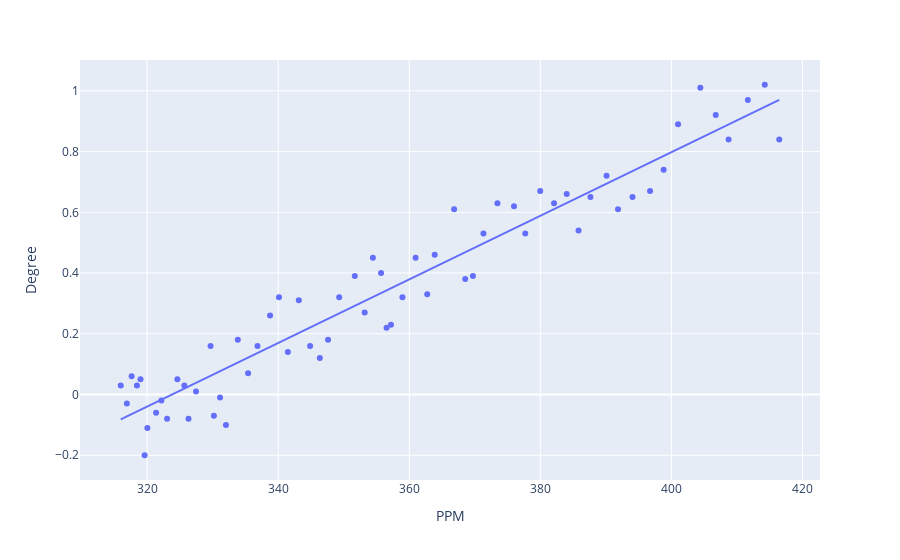

Notebook source saved alongside this figure:
### Code cell
import plotly.express as px
import matplotlib.pyplot as plt
import numpy as np
import pandas as pd
import plotly.graph_objects as go
from sklearn.metrics import r2_score


# 已有数据linear和quadratic
df = pd.read_excel('2022_HiMCM_Data-B-co2.xlsx', sheet_name="origin")
year = df['Year'].tolist()
ppm = df['PPM'].tolist()


fig = px.scatter(df, x="PPM", y="Degree", trendline="ols",
                 # log_x=True,
                 # trendline_options=dict(log_x=True)
                 )


fig.show()


fig = px.scatter(df, x="Year", y="Degree", trendline="lowess",
                 # log_x=True,
                 # trendline_options=dict(log_x=True)
                 )

fig.show()

### Figure 1 — Plotly figure (JSON) as saved in the notebook; plotly's stock layout.template omitted (floating-point values rounded to 4 significant figures)
{"data": [{"hovertemplate": "PPM=%{x}<br>Degree=%{y}<extra></extra>", "legendgroup": "", "marker": {"color": "#636efa", "symbol": "circle"}, "mode": "markers", "name": "", "orientation": "v", "showlegend": false, "type": "scatter", "x": [316.0, 316.9, 317.6, 318.4, 319.0, 319.6, 320.0, 321.4, 322.2, 323.1, 324.6, 325.7, 326.3, 327.5, 329.7, 330.2, 331.1, 332.0, 333.8, 335.4, 336.8, 338.8, 340.1, 341.5, 343.1, 344.9, 346.4, 347.6, 349.3, 351.7, 353.2, 354.4, 355.7, 356.5, 357.2, 359.0, 361.0, 362.7, 363.9, 366.8, 368.5, 369.7, 371.3, 373.4, 376.0, 377.7, 380.0, 382.1, 384.0, 385.8, 387.6, 390.1, 391.9, 394.1, 396.7, 398.8, 401.0, 404.4, 406.8, 408.7, 411.7, 414.2, 416.4], "xaxis": "x", "y": [0.03, -0.03, 0.06, 0.03, 0.05, -0.2, -0.11, -0.06, -0.02, -0.08, 0.05, 0.03, -0.08, 0.01, 0.16, -0.07, -0.01, -0.1, 0.18, 0.07, 0.16, 0.26, 0.32, 0.14, 0.31, 0.16, 0.12, 0.18, 0.32, 0.39, 0.27, 0.45, 0.4, 0.22, 0.23, 0.32, 0.45, 0.33, 0.46, 0.61, 0.38, 0.39, 0.53, 0.63, 0.62, 0.53, 0.67, 0.63, 0.66, 0.54, 0.65, 0.72, 0.61, 0.65, 0.67, 0.74, 0.89, 1.01, 0.92, 0.84, 0.97, 1.02, 0.84], "yaxis": "y"}, {"hovertemplate": "<b>OLS trendline</b><br>Degree = 0.0104766 * PPM + -3.39257<br>R<sup>2</sup>=0.924133<br><br>PPM=%{x}<br>Degree=%{y} <b>(trend)</b><extra></extra>", "legendgroup": "", "marker": {"color": "#636efa", "symbol": "circle"}, "mode": "lines", "name": "", "showlegend": false, "type": "scatter", "x": [316.0, 316.9, 317.6, 318.4, 319.0, 319.6, 320.0, 321.4, 322.2, 323.1, 324.6, 325.7, 326.3, 327.5, 329.7, 330.2, 331.1, 332.0, 333.8, 335.4, 336.8, 338.8, 340.1, 341.5, 343.1, 344.9, 346.4, 347.6, 349.3, 351.7, 353.2, 354.4, 355.7, 356.5, 357.2, 359.0, 361.0, 362.7, 363.9, 366.8, 368.5, 369.7, 371.3, 373.4, 376.0, 377.7, 380.0, 382.1, 384.0, 385.8, 387.6, 390.1, 391.9, 394.1, 396.7, 398.8, 401.0, 404.4, 406.8, 408.7, 411.7, 414.2, 416.4], "xaxis": "x", "y": [-0.08218, -0.07244, -0.06479, -0.05631, -0.05065, -0.04405, -0.03965, -0.02572, -0.01723, -0.008116, 0.008333, 0.01944, 0.02614, 0.03809, 0.06134, 0.06669, 0.07654, 0.08596, 0.1049, 0.1214, 0.1364, 0.1565, 0.1707, 0.185, 0.2025, 0.2205, 0.236, 0.2492, 0.267, 0.2919, 0.3078, 0.3208, 0.3339, 0.3427, 0.3498, 0.3681, 0.3892, 0.4077, 0.4196, 0.4507, 0.4685, 0.4807, 0.4976, 0.5199, 0.5464, 0.5644, 0.5883, 0.6104, 0.6306, 0.6496, 0.6686, 0.6943, 0.7127, 0.7358, 0.7639, 0.7856, 0.8086, 0.8443, 0.8689, 0.8894, 0.9202, 0.9472, 0.9704], "yaxis": "y"}], "layout": {"legend": {"tracegroupgap": 0}, "margin": {"t": 60}, "xaxis": {"anchor": "y", "domain": [0, 1], "title": {"text": "PPM"}}, "yaxis": {"anchor": "x", "domain": [0, 1], "title": {"text": "Degree"}}}}
